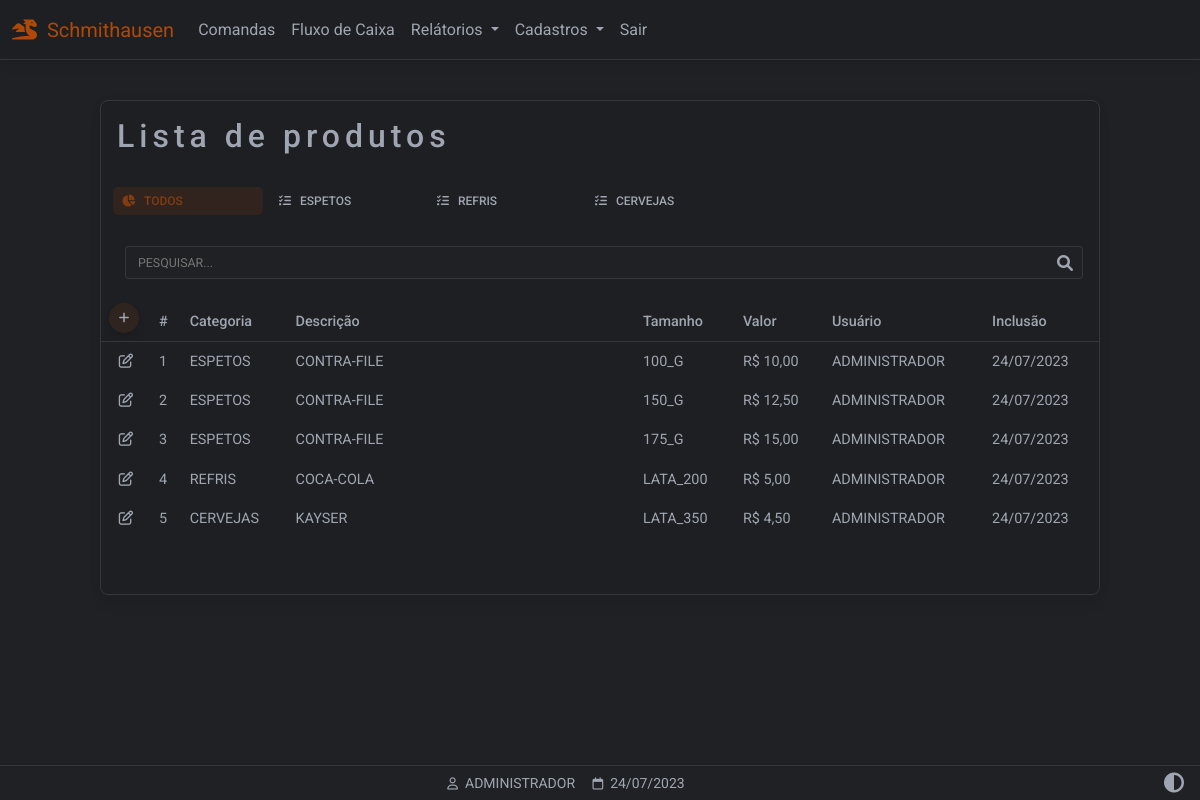
Page /produtos (signed in) on the committed database.
### website/models.py (models this page shows)
class Categoria(db.Model):
    id = db.Column(db.Integer, primary_key=True)
    nome = db.Column(db.String(150))
    categoria = db.relationship('Tamanho',backref='tamanhos')

class Produto(db.Model):
    id = db.Column(db.Integer, primary_key=True)
    categoria = db.Column(db.String(150))
    descricao = db.Column(db.String(150))
    tamanho = db.Column(db.String(150))
    valor = db.Column(db.Float)
    data_criacao = db.Column(db.DateTime(timezone=True), default=func.now())
    user_id = db.Column(db.Integer, db.ForeignKey('user.id'))

class Tamanho(db.Model):
    id = db.Column(db.Integer, primary_key=True)
    nome = db.Column(db.String(150))
    cat_id = db.Column(db.Integer, db.ForeignKey('categoria.id'))

class User(db.Model, UserMixin):
    id = db.Column(db.Integer, primary_key=True)
    email = db.Column(db.String(150), unique=True)
    password = db.Column(db.String(150))
    first_name = db.Column(db.String(150))
    user = db.relationship('Produto',backref='produto')

### website/views.py (the view)
@views.route('/produtos', methods=['GET','POST'])
@login_required
def produtos():
    produtos = Produto.query.all()
    tamanhos = Tamanho.query.all()
    categorias = Categoria.query.all()
    return render_template("produtos_listar.html",
        user=current_user,
        data=data,
        produtos=produtos,
        tamanhos=tamanhos,
        categorias=categorias)

### website/__init__.py (called while the page is built)
def create_app():
    app = Flask(__name__)
    app.config['SECRET_KEY'] = 'hjshjhdjah kjshkjdhjs'
    app.config['SQLALCHEMY_DATABASE_URI'] = f'sqlite:///{DB_NAME}'
    app.config["TEMPLATES_AUTO_RELOAD"] = True
    db.init_app(app)
    from .views import views
    from .auth import auth
    app.register_blueprint(views, url_prefix='/')
    app.register_blueprint(auth, url_prefix='/')
    from .models import User, Cliente, Produto
    with app.app_context():
        db.create_all()
    login_manager = LoginManager()
    login_manager.login_view = 'auth.login'
    login_manager.login_message = u"FAVOR EFETUAR LOGIN!"
    login_manager.init_app(app)
    @login_manager.user_loader
    def load_user(id):
        return User.query.get(int(id))
    return app

### website/templates/produtos_listar.html (shortened to what this page needs)
{% extends "base.html" %}
{% block content %}
<div class="container-fluid" style="min-height:100dvh;padding-top:100px">
  <div class="table-responsive w-100 card myTheme-900 larg-max m-auto" style="padding-bottom: 40px">
     <table class="table table-borderless table-sm myTheme-900 ">
      <thead>
        <tr>
          <h2 class="p-3 ">Lista de produtos</h2>
        </tr>
        <tr>
          <div class="form-control-sm">
            <ul class="nav nav-tabs mb-3 myTheme-900">
              <li class="p-1 nav-item myTheme-900">
                <a class="nav-link active p-2" data-mdb-toggle="tab"
                onclick="pesquisarTabelaProdutosPorCategoria('')"
                role="button" aria-selected="true">
                  <i class="fas fa-chart-pie fa-fw me-2 me-2"></i>TODOS</a>
              </li>
              {% for cat in categorias %}
              <li class="p-1 nav-item myTheme-900">
                <a class="nav-link  p-2" data-mdb-toggle="tab" role="button"
                  onclick="pesquisarTabelaProdutosPorCategoria( '{{ cat.nome }}' )"
                 aria-selected="false">
                  <i class="fa-solid fa-list-check"></i>&nbsp;&nbsp;&nbsp;{{ cat.nome }}</a>
              </li>
              {% endfor %}
            </ul>
          </div>
        </tr>
        <tr>
          <div class="p-3 pt-0">
            <div class="form-outline mt-2 ps-2" style="margin-bottom: 0!important;padding-bottom: 0!important;">
              <input type="text" style="text-transform:uppercase" id="inputPesquisarProduto"
                class="myInputs form-control-sm" placeholder="Pesquisar..."
                onkeyup="pesquisarTabelaProdutos()"/>
            </div>
          </div>
        </tr>
        <tr>
          <th class="text-nowrap" scope="col">
            <a href="/produtos_cadastrar" class="p-2 btn btn-floating btn-add">
              <i class="fa-solid fa-plus"></i>
            </a>
          </th>
          <th class="text-nowrap" scope="col">#</th>
          <th class="text-nowrap" scope="col">Categoria</th>
          <th class="text-nowrap" scope="col" style="min-width: 280px;">Descrição</th>
          <th class="text-nowrap" scope="col">Tamanho</th>
          <th class="text-nowrap" scope="col">Valor</th>
          <th class="text-nowrap" scope="col">Usuário</th>
          <th class="text-nowrap" scope="col">Inclusão</th>
        </tr>
      </thead>
      <tbody id="tb-produtos">
        {% for i in produtos %}
        <tr>
          <td class="text-center" style="width: 50px">
            <a role="button" class=""
              href="/produtos_atualizar/{{ i.id }}/{{ i.categoria }}/{{ i.tamanho}}">
              <i class="fa-regular fa-pen-to-square"></i>
            </a>
          </td>
          <td class="text-nowrap" scope="row"> {{ i.id }} </td>
          {% for c in categorias %}
          {% if c.id == i.categoria | int %}
          <td class="text-nowrap" scope="row" style="min-width:80px"> {{ c.nome }}</td>
          {% endif %}
          {% endfor%}
          <td class="text-nowrap" scope="row"> {{ i.descricao }} </td>
          {% for t in tamanhos %}
          {% if t.id == i.tamanho | int %}
          <td class="text-nowrap" scope="row"> {{ t.nome }} </td>
          {% endif %}
          {% endfor %}
          <td class="text-nowrap" scope="row"> {{ "R$ {:,.2f}".format( i.valor ) | replace(".",",") }} </td>
          <td class="text-nowrap" scope="row"> {{ i.produto.first_name.split()[0] }} </td>
          <td class="text-nowrap" scope="row"> {{ i.data_criacao.strftime('%d/%m/%Y') }} </td>
        </tr>
        {% endfor %}
      </tbody>
    </table>
  </div>
</div>
{% endblock %}
{% block titlefooter %}
<span>
  &nbsp;{{ user.first_name.split()[0] | upper }}
  <span>
    &nbsp;{{ data.strftime('%d/%m/%Y') }}
  </span>
  {% endblock %}

### website/static/css/base.css (style rules this page uses)
:root { --custom-color: 211, 84, 0; --color-primary: 59, 113, 202; --color-secondary: 159,166,178; --color-success: 20,164,77; --color-danger: 220, 76, 76; --color-warning: 228,161,27; --color-info: 84,180,211; --color-ligth: 251,251,251; --color-theme-500: 32, 33, 36; --color-theme-900: 30, 31, 34; --cor-fonte: 159,166,178; --cor-da-borda: 53, 56, 59; }
.larg-max { max-width: 1000px!important; }
h2 { letter-spacing: 5px; }
.myTheme-900 { background-color: rgb(var(--color-theme-900))!important; color: rgb(var(--cor-fonte))!important; }
.myTheme-500 { background-color: rgb(var(--color-theme-500))!important; color: rgb(var(--cor-fonte))!important; }
.my-footer span { color: rgb(var(--cor-fonte)); }
.nav-tabs .nav-link { width: 150px; background-color: rgb(var(--color-theme-900)); color: rgb(var(--cor-fonte)); border-bottom: none; }
.nav-tabs .nav-item .nav-link.active { border-color: rgb(var(--custom-color)); border-bottom: none; border-radius: 5px; background-color: rgba(var(--custom-color),0.1)!important; color: rgba(var(--custom-color),0.5)!important; }
.table-responsive { border: 1px solid rgb(var(--cor-da-borda))!important; color: rgb(var(--cor-fonte))!important; margin-bottom: 80px!important; }
.table-responsive thead th { border-bottom: 1px solid rgb(var(--cor-da-borda))!important; }
.btn-add { background-color: rgba(var(--custom-color),0.1); border-radius: 50%; width: 30px; height: 30px; color: rgb(var(--cor-fonte)); display: flex; align-items: center; justify-content: center; }
.fa-pen-to-square, .fa-trash-can { color: rgb(var(--cor-fonte))!important; }
.form-outline { margin-bottom: 30px!important; }
.myInputs { color: rgb(var(--cor-fonte))!important; border: 1px solid rgb(var(--cor-da-borda))!important; background-color: rgb(var(--color-theme-500)); width: 100%; padding: 0.35rem; padding-left: 0.75rem; border-radius: 3px; }

### rows in the picture
Categoria: nome "ESPETOS"
Categoria: nome "REFRIS"
Categoria: nome "CERVEJAS"
Produto: id "1", descricao "CONTRA-FILE", valor "R$ 10,00", produto.first_name "ADMINISTRADOR", data_criacao "24/07/2023"
Tamanho: nome "100_G"
Produto: id "2", descricao "CONTRA-FILE", valor "R$ 12,50", produto.first_name "ADMINISTRADOR", data_criacao "24/07/2023"
Tamanho: nome "150_G"
Produto: id "3", descricao "CONTRA-FILE", valor "R$ 15,00", produto.first_name "ADMINISTRADOR", data_criacao "24/07/2023"
Tamanho: nome "175_G"
Produto: id "4", descricao "COCA-COLA", valor "R$ 5,00", produto.first_name "ADMINISTRADOR", data_criacao "24/07/2023"
Tamanho: nome "LATA_200"
Produto: id "5", descricao "KAYSER", valor "R$ 4,50", produto.first_name "ADMINISTRADOR", data_criacao "24/07/2023"
Tamanho: nome "LATA_350"
User: first_name "ADMINISTRADOR"

### other values in the picture
{{ data.strftime('%d/%m/%Y') }} "24/07/2023"
